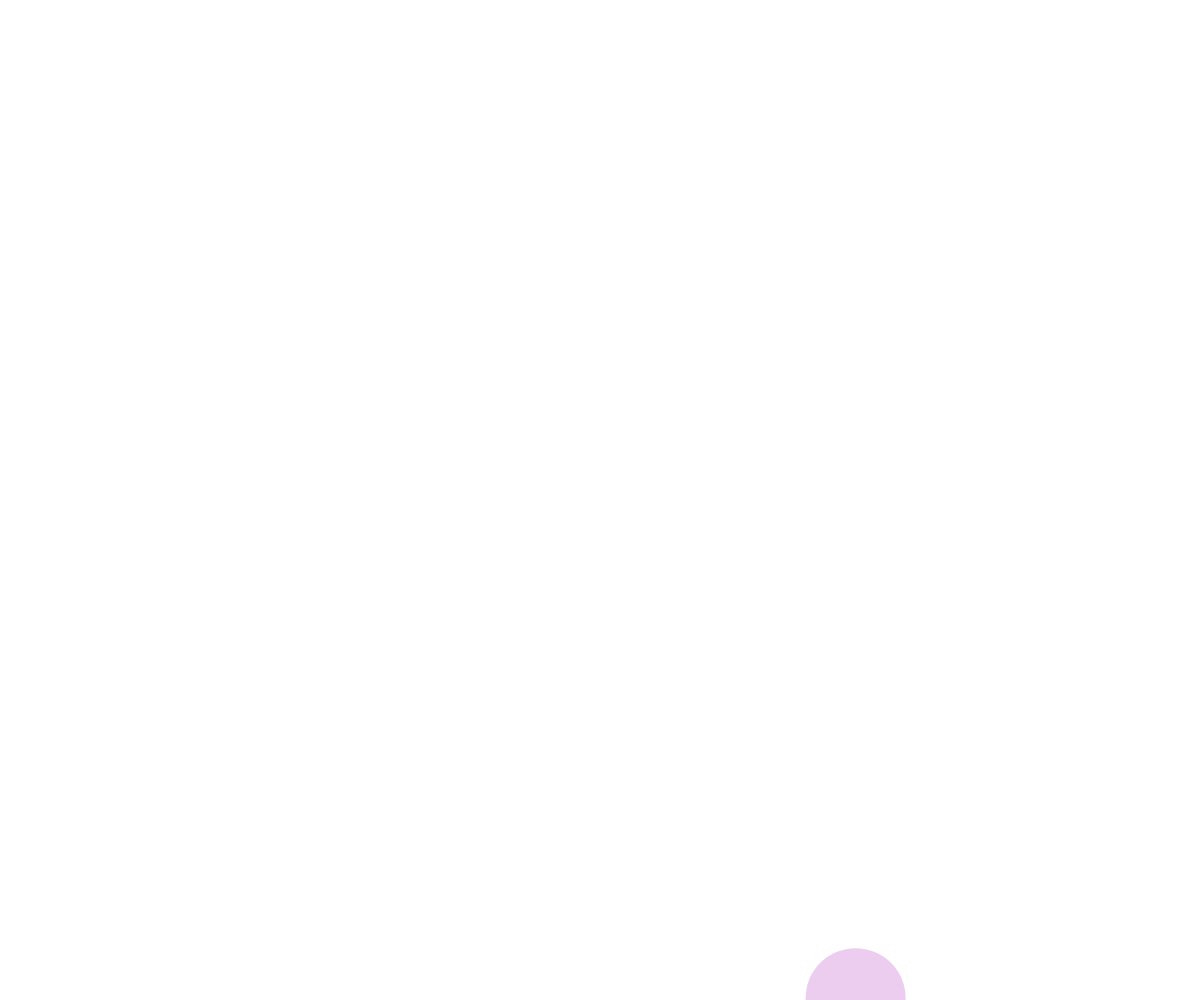
Frame 1 (no input)
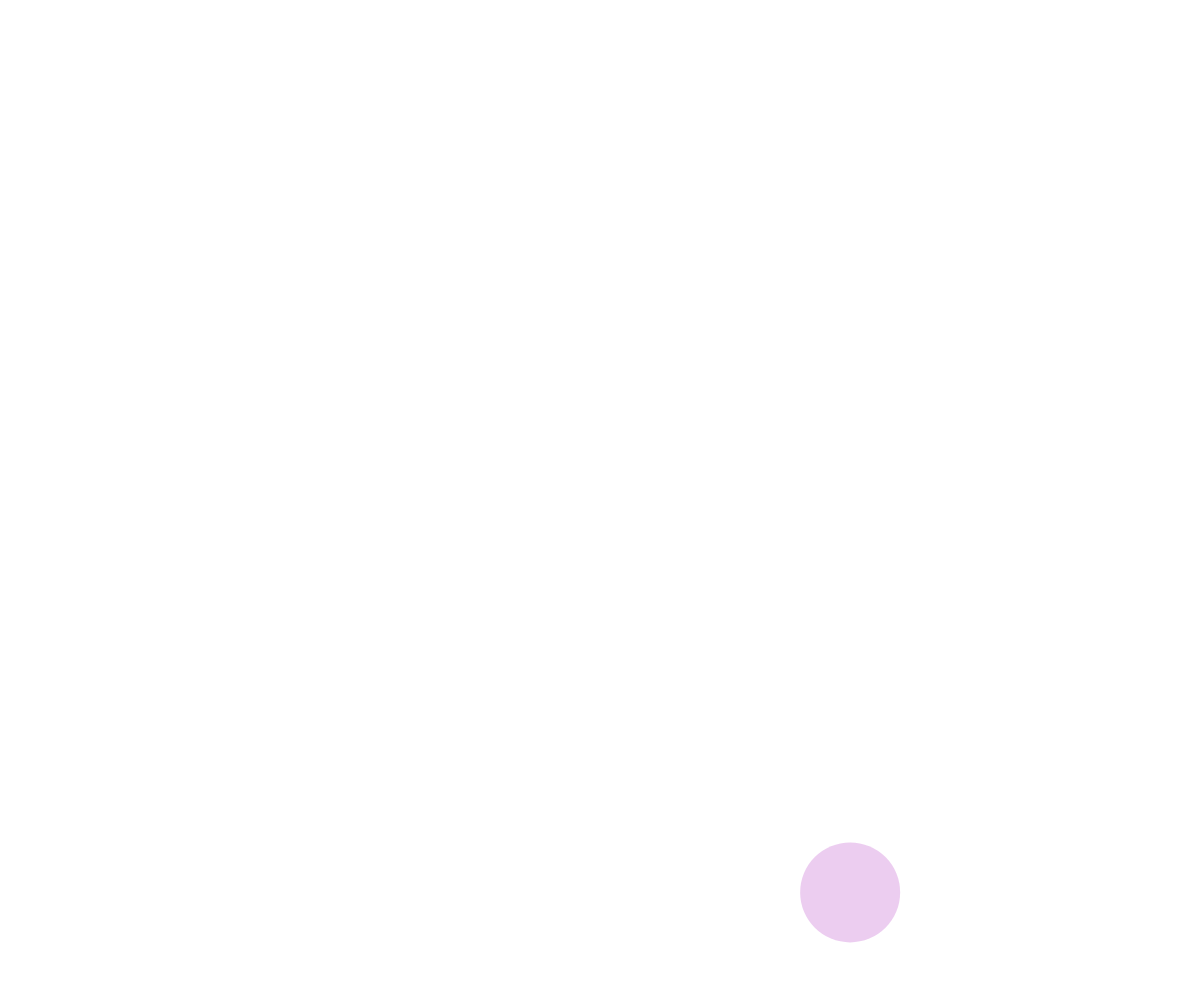
Frame 60 (no input)
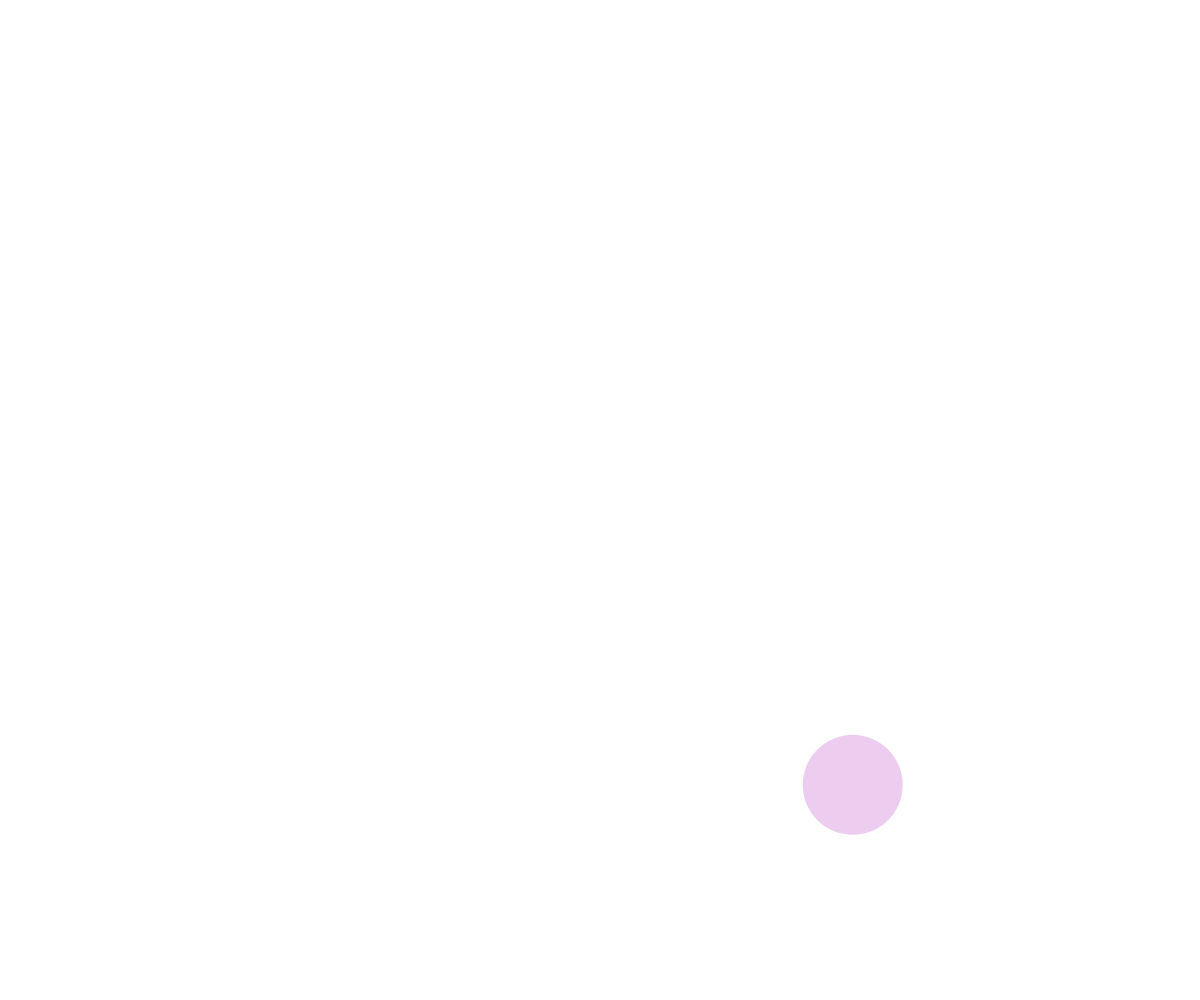
Frame 120 (the mouse pressed at the canvas centre since frame 60)

The p5.js sketch that drew these frames (run headless with seeded random() and noise() and a simulated clock; from frame 60 on, the mouse is pressed at the canvas centre):

// p5.js sketch
// ── sketch.js
// p5js template project - replace with project title
// Dan Schellenberg - replace with your name
// April 17, 2018

let myTimer;
let bubble;

function setup() {
  createCanvas(windowWidth, windowHeight);
  myTimer = new Timer(2000);
  bubble = new Ball(random(width), height, 50);
}

function draw() {
  background(255);
  bubble.moveTo();
  bubble.display();
  }

class Timer {
  constructor(waitTime) {
    this.waitTime = waitTime;
    // this.startTime = millis();
    // this.finishTime = this.startTime + this.waitTime;
    this.timerIsDone = false;
  }

  start() {
    this.startTime = millis();
    this.finishTime = this.startTime + this.waitTime;
    this.timerIsDone = false;
  }

  reset(newWaitTime) {
    this.waitTime = newWaitTime;
    this.startTime = millis();
    this.finishTime = this.startTime + this.waitTime;
    this.timerIsDone = false;
  }

  isDone() {
    if (millis() >= this.finishTime) {
      return true;
    }
    else {
      return false;
    }
  }
}

class Ball {
  constructor(x, y, radius) {
    this.x = x;
    this.y = y;
    this.radius = radius
    this.dy = random(-2, -1);
    this.bubbleTimer = new Timer(1000);
    this.topHasBeenToushed = false;
    this.r = random(255);
    this.g = random(255);
    this.b = random(255);
    this.a = random(255);
  }

  display() {
    if (!this.bubbleTimer.isDone()) {
      noStroke()
      fill(this.r, this.g, this.b, this.a);
      ellipse(this.x, this.y, this.radius * 2);
    }
  }

  moveTo() {
    if (this.y > 0 + this.radius) {
      this.y += this.dy;
    }
    else {
      if (this.topHasBeenToushed) {
        this.y = 0 + this.radius;
        this.bubbleTimer.start();
      }
      this.topHasBeenToushed = true;
    }
    this.x += random(-3, 3);
  }
}
